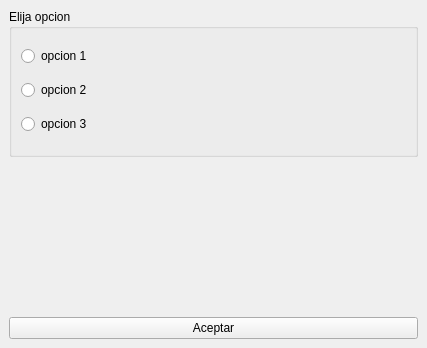
<?xml version="1.0" encoding="UTF-8"?>
<ui version="4.0">
 <class>MainWindow</class>
 <widget class="QMainWindow" name="MainWindow">
  <property name="geometry">
   <rect>
    <x>0</x>
    <y>0</y>
    <width>427</width>
    <height>348</height>
   </rect>
  </property>
  <property name="windowTitle">
   <string>MainWindow</string>
  </property>
  <widget class="QWidget" name="centralwidget">
   <layout class="QVBoxLayout" name="verticalLayout">
    <item>
     <widget class="QGroupBox" name="groupBox">
      <property name="title">
       <string>Elija opcion</string>
      </property>
      <layout class="QVBoxLayout" name="verticalLayout_4">
       <item>
        <widget class="QRadioButton" name="opcion1">
         <property name="text">
          <string>opcion 1</string>
         </property>
        </widget>
       </item>
       <item>
        <widget class="QRadioButton" name="opcion2">
         <property name="text">
          <string>opcion 2</string>
         </property>
        </widget>
       </item>
       <item>
        <widget class="QRadioButton" name="opcion3">
         <property name="text">
          <string>opcion 3</string>
         </property>
        </widget>
       </item>
      </layout>
     </widget>
    </item>
    <item>
     <widget class="QLabel" name="etiqueta">
      <property name="text">
       <string/>
      </property>
     </widget>
    </item>
    <item>
     <widget class="QPushButton" name="boton">
      <property name="text">
       <string>Aceptar</string>
      </property>
     </widget>
    </item>
   </layout>
  </widget>
 </widget>
 <resources/>
 <connections/>
</ui>
